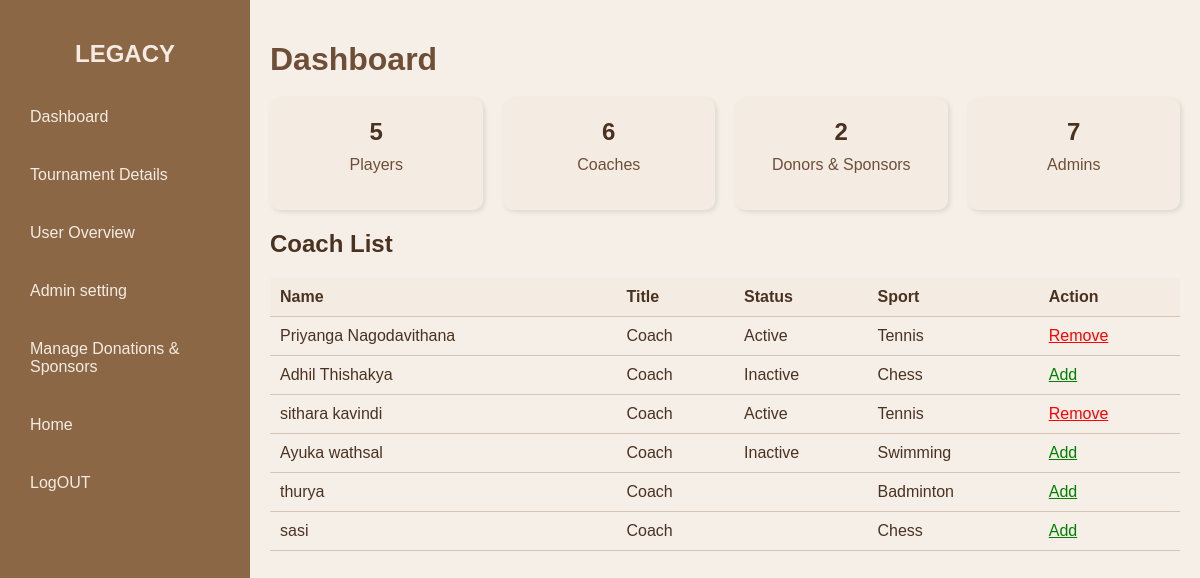
The app's page /AdminDash.php (signed in) with its own data.
### tables this page shows
CREATE TABLE IF NOT EXISTS `tblcoach` (
  `CID` varchar(10) NOT NULL,
  `TeleNum` text NOT NULL,
  `Address` varchar(100) NOT NULL,
  `Email` varchar(100) NOT NULL,
  `Age` int NOT NULL,
  `Sport` varchar(50) NOT NULL,
  `Name` varchar(50) NOT NULL,
  `Type` varchar(20) NOT NULL,
  `Qualific` varchar(100) NOT NULL,
  `pwd` text NOT NULL,
  `Status` varchar(10) NOT NULL,
  PRIMARY KEY (`CID`),
  UNIQUE KEY `Email` (`Email`)
);

### AdminDash.php (the view, shortened to what this page needs)
<?php
$host = "localhost";
$dbname = "legacy_db";
$user = "root";
$pass = "";
$con = new mysqli($host, $user, $pass, $dbname);
$admin_count = mysqli_fetch_assoc(mysqli_query($con, "SELECT COUNT(AID) AS total FROM tbladmin"))['total'];
$player_count = mysqli_fetch_assoc(mysqli_query($con, "SELECT COUNT(PID) AS total FROM tblplayer"))['total'];
$coach_count = mysqli_fetch_assoc(mysqli_query($con, "SELECT COUNT(CID) AS total FROM tblcoach"))['total'];
$donor_count = mysqli_fetch_assoc(mysqli_query($con, "SELECT COUNT(SDID) AS total FROM tbl_sponsor_donor"))['total'];
$coach_data = [];
$result = mysqli_query($con, "SELECT CID, Name, Status, Sport FROM tblcoach");
if ($result && mysqli_num_rows($result) > 0) {
    while ($row = mysqli_fetch_assoc($result)) {
        $coach_data[] = $row;
    }
}
?>
<!DOCTYPE html>
<html lang="en">
<head>
    <link rel="stylesheet" href="AdminDash.css">
</head>
<body>
    <div class="sidebar">
        <div class="logo">
            <h2>LEGACY</h2>
        </div>
        <ul>
            <li><a href="AdminDash.php" class="active">Dashboard</a></li>
            <li><a href="tournement.php">Tournament Details</a></li>
            <li><a href="UserView.php">User Overview</a></li>
            <li><a href="AdminSet1.php">Admin setting</a></li>
            <li><a href="donor_management.php">Manage Donations & Sponsors</a></li>
            <li><a href="index.php">Home</a></li>
            <li><a href="logout.php"> LogOUT</a></li>
        </ul>
    </div>
    <div class="main-content">
        <div class="dashboard">
            <h1>Dashboard</h1>
            <div class="stats">
                <div class="stat">
                    <h3><?= $player_count ?></h3>
                    <p>Players</p>
                </div>
                <div class="stat">
                    <h3><?= $coach_count ?></h3>
                    <p>Coaches</p>
                </div>
                <div class="stat">
                    <h3><?= $donor_count ?></h3>
                    <p>Donors & Sponsors</p>
                </div>
                <div class="stat">
                    <h3><?= $admin_count ?></h3>
                    <p>Admins</p>
                </div>
            </div>
            <h2>Coach List</h2>
            <table>
                <thead>
                    <tr>
                        <th>Name</th>
                        <th>Title</th>
                        <th>Status</th>
                        <th>Sport</th>
                        <th>Action</th>
                    </tr>
                </thead>
                <tbody>
                    <?php foreach ($coach_data as $coach): ?>
                        <tr data-cid="<?= $coach['CID'] ?>">
                            <td><?= htmlspecialchars($coach['Name']) ?></td>
                            <td>Coach</td>
                            <td class="status"><?= htmlspecialchars($coach['Status']) ?></td>
                            <td><?= htmlspecialchars($coach['Sport']) ?></td>
                            <td>
                                <span class="action <?= $coach['Status'] === 'Active' ? 'remove' : 'add' ?>">
                                    <?= $coach['Status'] === 'Active' ? 'Remove' : 'Add' ?>
                                </span>
                            </td>
                        </tr>
                    <?php endforeach; ?>
                </tbody>
            </table>
        </div>
    </div>
</body>
</html>

### AdminDash.css (style rules this page uses)
body { font-family: Arial, sans-serif; margin: 0; padding: 0; display: flex; background-color: #f6efe8; color: #4a3220; }
.sidebar { width: 250px; background-color: #8c6746; color: #f4ece3; height: 100vh; padding: 20px; box-sizing: border-box; }
.sidebar .logo { text-align: center; margin-bottom: 30px; }
.sidebar ul { list-style: none; padding: 0; }
.sidebar ul li { margin: 20px 0; }
.sidebar ul li a { color: #f4ece3; text-decoration: none; display: block; padding: 10px; border-radius: 5px; }
.main-content { flex: 1; padding: 20px; box-sizing: border-box; }
.dashboard { margin-bottom: 30px; }
.dashboard h1 { margin-bottom: 20px; color: #6f4e37; }
.stats { display: flex; gap: 20px; }
.stat { background-color: #f4ece3; border-radius: 10px; padding: 20px; text-align: center; flex: 1; box-shadow: 2px 2px 5px rgba(0, 0, 0, 0.1); }
.stat h3 { margin: 0; font-size: 1.5rem; color: #4a3220; }
.stat p { margin-top: 10px; color: #6f4e37; }
table { width: 100%; border-collapse: collapse; margin-top: 20px; }
table th, table td { text-align: left; padding: 10px; border-bottom: 1px solid #d8c4b2; color: #4a3220; }
table th { background-color: #f4ece3; font-weight: bold; }

### AdminDash.php (style rules this page uses)
.add { color: green; cursor: pointer; text-decoration: underline; }
.remove { color: red; cursor: pointer; text-decoration: underline; }

### records on screen
tblcoach: Name "Priyanga Nagodavithana", Status "Active", Sport "Tennis", shows "Remove"
tblcoach: Name "Adhil Thishakya", Status "Inactive", Sport "Chess", shows "Add"
tblcoach: Name "sithara kavindi", Status "Active", Sport "Tennis", shows "Remove"
tblcoach: Name "Ayuka wathsal", Status "Inactive", Sport "Swimming", shows "Add"
tblcoach: Name "thurya", Sport "Badminton", Status "Add"
tblcoach: Name "sasi", Sport "Chess", Status "Add"

### other values on screen
$player_count "5"
$coach_count "6"
$donor_count "2"
$admin_count "7"
